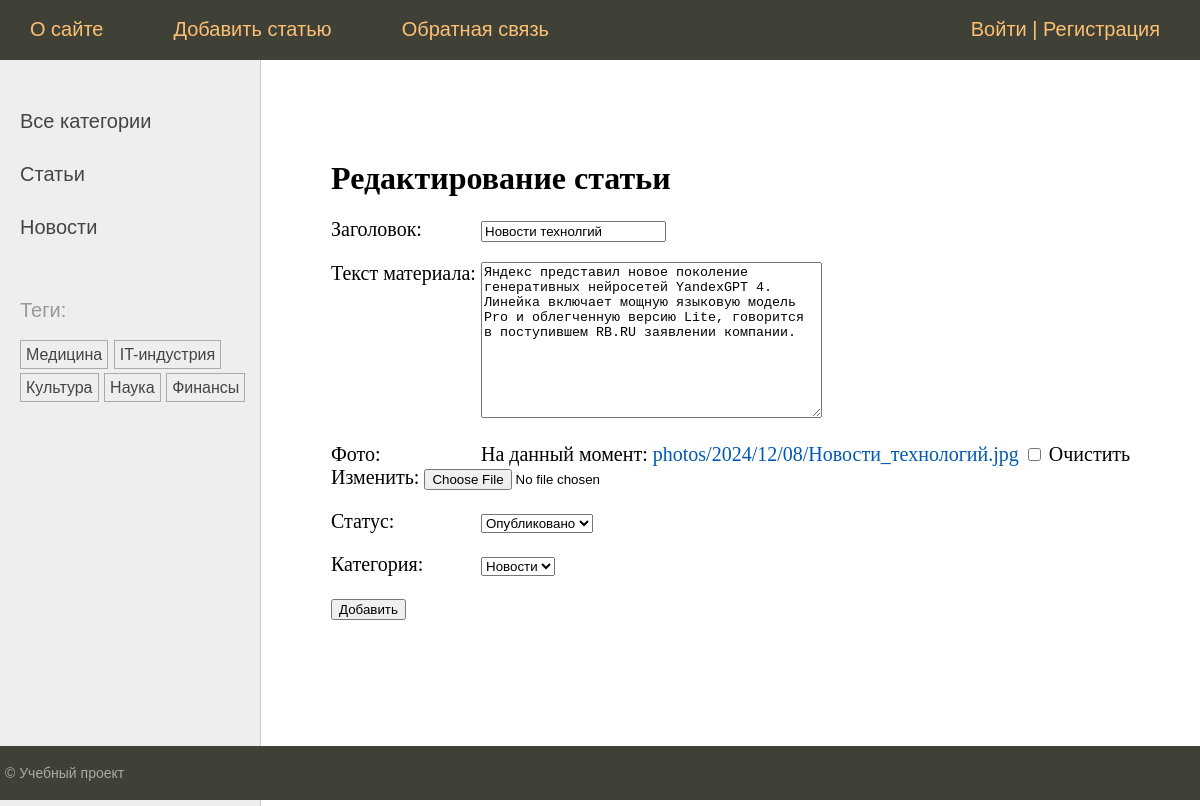
Page /edit/2/ on the committed database.
### neapp/models.py (models this page shows, shortened)
class Category(models.Model):
    name = models.CharField(max_length=100, db_index=True, verbose_name="Категория")
    slug = models.SlugField(max_length=255, unique=True, db_index=True)
    class Meta:
        verbose_name = 'Категория'
        verbose_name_plural = 'Категории'
    def __str__(self):
        return self.name
    def get_absolute_url(self):
        return reverse('category', kwargs={'cat_slug': self.slug})

class TagPost(models.Model):
    tag = models.CharField(max_length=100, db_index=True)
    slug = models.SlugField(max_length=255, unique=True, db_index=True)
    def get_absolute_url(self):
        return reverse('tag', kwargs={'tag_slug': self.slug})

class Post(models.Model):
    ARTICLE = 'AR'
    NEWS = 'NW'
    POST_TYPES = [
        (ARTICLE, 'Статья'),
        (NEWS, 'Новость'),
    ]
    class Status(models.IntegerChoices):
        DRAFT = 0, 'Черновик'
        PUBLISHED = 1, 'Опубликовано'
    author = models.ForeignKey(Author, on_delete=models.CASCADE)
    type = models.CharField(max_length=2, choices=POST_TYPES, default=ARTICLE)
    created_at = models.DateTimeField(auto_now_add=True, verbose_name="Дата публикации")
    title = models.CharField(max_length=255, verbose_name="Заголовок")
    content = models.TextField(blank=True, verbose_name="Текст материала")
    rating = models.IntegerField(default=0)
    is_published = models.BooleanField(choices=tuple(map(lambda x: (bool(x[0]), x[1]), Status.choices)),
                                       default=Status.DRAFT, verbose_name="Статус")
    slug = models.SlugField(max_length=255, unique=True, db_index=True)
    cat = models.ForeignKey(Category, on_delete=models.PROTECT, verbose_name="Категория")
    tags = models.ManyToManyField('TagPost', blank=True, related_name='tags', verbose_name="Тэг")   #-- связь Многие ко многим(добавление тэгов)
    editor = models.OneToOneField('Editor', on_delete=models.SET_NULL, null=True, blank=True, related_name='material', verbose_name="Редактор материала")
    photo = models.ImageField(upload_to="photos/%Y/%m/%d/", default=None, blank=True, null=True, verbose_name="Фото")
    published_by = models.ForeignKey(get_user_model(), on_delete=models.SET_NULL, related_name='posts', null=True,
                               default=None)
    objects = models.Manager()
    published = PublishedModel()
    class Meta:
        verbose_name = 'Авторские материалы'
        verbose_name_plural = 'Авторские материалы'
        ordering = ['-created_at']
        indexes = [
            models.Index(fields=['-created_at']),
        ]

### neapp/views.py (the view)
# urls.py: path('edit/<int:pk>/', views.UpdatePage.as_view(), name='edit_page'),         #Маршрут для редактирования статей. http://127.0.0.1:8000/edit/<идентификатор статьи(цифра 1, 2, 3 и т.д.>/
class UpdatePage(DataMixin, UpdateView):
    model = Post
    fields = ['title', 'content', 'photo', 'is_published', 'cat']
    template_name = 'neapp/addpage.html'
    success_url = reverse_lazy('home')
    title_page = 'Редактирование статьи'

### neapp/templatetags/neapptags.py (called while the page is built)
@register.inclusion_tag('neapp/list_categories.html')
def show_categories(cat_selected_id=0):
    cats = Category.objects.all()
    return {"cats": cats, "cat_selected": cat_selected_id}

@register.inclusion_tag('neapp/list_tags.html')
def show_all_tags():
    return {"tags": TagPost.objects.all()}

### users/context_processors.py (called while the page is built)
def get_neapp_context(request):
    return {'mainmenu': menu}

### neapp/templates/neapp/addpage.html (shortened to what this page needs)
{% extends 'default.html' %}
{% block content %}
<h1>{{title}}</h1>
<form action="" method="post" enctype="multipart/form-data">
    {% for f in form %}
    <label class="form-label" for="{{ f.id_for_label }}">{{f.label}}: </label>{{ f }}</p>
    {% endfor %}
    <button type="submit">Добавить</button>
</form>
{% endblock %}

### neapp/templates/neapp/list_categories.html
{% for cat in cats %}
{% if cat.id == cat_selected %}
<li class="selected">{{ cat.name }}</li>
{% else %}
<li><a href="{{ cat.get_absolute_url }}">{{cat.name}}</a></li>
{% endif %}
{% endfor %}

### neapp/templates/neapp/list_tags.html
{% if tags %}
    Теги:</p>
    <ul class="tags-list">
        {% for t in tags %}
        <li><a href="{{t.get_absolute_url}}">{{t.tag}}</a></li>
        {% endfor %}
    </ul>
{% endif %}

### neapp/static/neapp/css/styles.css (style rules this page uses)
html, body { font-family: 'Arial'; margin: 0; padding: 0; height: 100%; width: 100%; color: #444; }
a { color: #0059b2; text-decoration: none; }
.left-chapters ul { width: 230px; margin: 0; padding: 20px 10px 10px 20px; list-style: none; font-size: 20px; }
.left-chapters ul li { margin: 30px 0 0 0; color: #999; }
.left-chapters ul li a { color: #444; text-decoration: none; }
ul.tags-list { width: 100%; margin: 0; padding: 0; list-style: none; }
ul.tags-list li { margin: 0; padding: 0 0 10px; display: inline-block; }
ul.tags-list li a { padding: 5px; font-size: 16px; border: 1px solid #aaa; }
.content-text h1 { font-size: 32px; }
.form-label { display: inline-block; min-width: 150px; vertical-align: top; }

### rows in the picture
Category: name "Статьи"
Category: name "Новости"
TagPost: tag "Медицина"
TagPost: tag "IT-индустрия"
TagPost: tag "Культура"
TagPost: tag "Наука"
TagPost: tag "Финансы"
Post: form "Новости технолгий" "Яндекс представил новое поколение генеративных нейросетей YandexGPT 4. Линейка включает мощную языковую модель Pro и облегченную версию Lite, говорится в поступившем RB.RU заявлении компании." "Опубликовано" "Новости"

### other values in the picture
{{ m.title }} "О сайте" "Добавить статью" "Обратная связь"
{{ title }} "Редактирование статьи"
{{ f.label }} "Заголовок" "Текст материала" "Фото" "Статус" "Категория"
